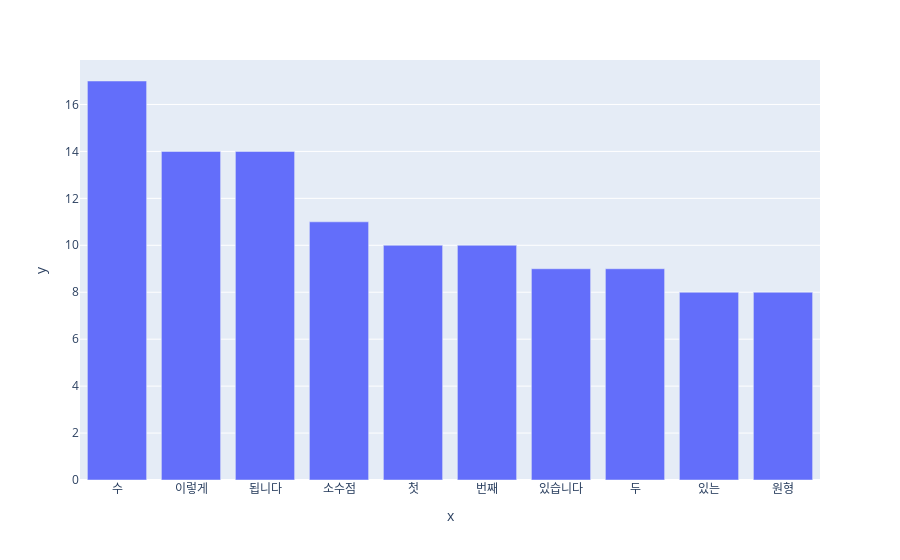

This figure's notebook cell:
### Code cell
import pandas as pd
import plotly.express as px
import nltk    

from collections import Counter
from sklearn.feature_extraction.text import CountVectorizer
import networkx as nx
import plotly.graph_objects as go

from Dash_Data import Figure_Data


class Figure_Creator:
    def __init__(self, data_path, text_path):
        self.data = Figure_Data(data_path, text_path)
    
    def create_figure(self):
        # Use feature and processed_text to create your figure
        # This is a placeholder, replace with your actual figure creation code
        fig = go.Figure(data=go.Bar(y=[2, 3, 1]))
        return fig
    
    # Sample Figure
    def create_sample(self):
        feature, processed_text = self.data.get_processed_data()
        fig = px.scatter(feature, x="SepalWidth", y="SepalLength", color="Species")
        return fig

    # Create a bar plot of the most frequent words
    def create_bar(self):
        feature, processed_text = self.data.get_processed_data()
        print(processed_text)
        word_counts = Counter(processed_text)
        print(word_counts)
        most_common_words = word_counts.most_common(10)
        fig = px.bar(x=[word[0] for word in most_common_words], y=[word[1] for word in most_common_words])
        return fig
    
Figure_Creator('./data/Iris.csv', './Lecture_Text/summarize/01강유리수의소수표현(1)_EBS중학뉴런수학2(상)_google_trans.txt').create_bar()

### Figure 1 — Plotly figure (JSON) as saved in the notebook; plotly's stock layout.template omitted (floating-point values rounded to 4 significant figures)
{"data": [{"alignmentgroup": "True", "hovertemplate": "x=%{x}<br>y=%{y}<extra></extra>", "legendgroup": "", "marker": {"color": "#636efa", "pattern": {"shape": ""}}, "name": "", "offsetgroup": "", "orientation": "v", "showlegend": false, "textposition": "auto", "type": "bar", "x": ["수", "이렇게", "됩니다", "소수점", "첫", "번째", "있습니다", "두", "있는", "원형"], "xaxis": "x", "y": [17, 14, 14, 11, 10, 10, 9, 9, 8, 8], "yaxis": "y"}], "layout": {"barmode": "relative", "legend": {"tracegroupgap": 0}, "margin": {"t": 60}, "xaxis": {"anchor": "y", "domain": [0, 1], "title": {"text": "x"}}, "yaxis": {"anchor": "x", "domain": [0, 1], "title": {"text": "y"}}}}
